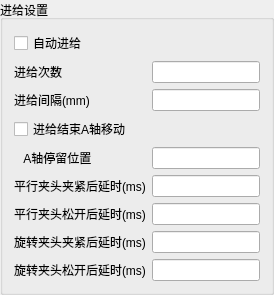
                 <widget class="QGroupBox" name="groupBox_Feeding">
                  <property name="title">
                   <string>进给设置</string>
                  </property>
                  <layout class="QFormLayout" name="formLayout_25">
                   <item row="0" column="0">
                    <widget class="QCheckBox" name="checkBox_Feeding_AutoFeeding">
                     <property name="minimumSize">
                      <size>
                       <width>0</width>
                       <height>20</height>
                      </size>
                     </property>
                     <property name="text">
                      <string>自动进给</string>
                     </property>
                    </widget>
                   </item>
                   <item row="1" column="0">
                    <widget class="QLabel" name="label_172">
                     <property name="minimumSize">
                      <size>
                       <width>0</width>
                       <height>20</height>
                      </size>
                     </property>
                     <property name="text">
                      <string>进给次数</string>
                     </property>
                    </widget>
                   </item>
                   <item row="1" column="1">
                    <widget class="QLineEdit" name="lineEdit_Feeding_FeedNum">
                     <property name="minimumSize">
                      <size>
                       <width>60</width>
                       <height>20</height>
                      </size>
                     </property>
                    </widget>
                   </item>
                   <item row="2" column="0">
                    <widget class="QLabel" name="label_173">
                     <property name="minimumSize">
                      <size>
                       <width>0</width>
                       <height>20</height>
                      </size>
                     </property>
                     <property name="text">
                      <string>进给间隔(mm)</string>
                     </property>
                    </widget>
                   </item>
                   <item row="2" column="1">
                    <widget class="QLineEdit" name="lineEdit_Feeding_FeedInterval">
                     <property name="minimumSize">
                      <size>
                       <width>0</width>
                       <height>20</height>
                      </size>
                     </property>
                    </widget>
                   </item>
                   <item row="3" column="0">
                    <widget class="QCheckBox" name="checkBox_Feeding_FeedingAMove">
                     <property name="minimumSize">
                      <size>
                       <width>0</width>
                       <height>20</height>
                      </size>
                     </property>
                     <property name="text">
                      <string>进给结束A轴移动</string>
                     </property>
                    </widget>
                   </item>
                   <item row="4" column="0">
                    <widget class="QLabel" name="label_Feeding_FeedingA">
                     <property name="minimumSize">
                      <size>
                       <width>0</width>
                       <height>20</height>
                      </size>
                     </property>
                     <property name="text">
                      <string>   A轴停留位置</string>
                     </property>
                    </widget>
                   </item>
                   <item row="4" column="1">
                    <widget class="QLineEdit" name="lineEdit_Feeding_FeedingAPos">
                     <property name="minimumSize">
                      <size>
                       <width>0</width>
                       <height>20</height>
                      </size>
                     </property>
                    </widget>
                   </item>
                   <item row="5" column="0">
                    <widget class="QLabel" name="label_174">
                     <property name="minimumSize">
                      <size>
                       <width>0</width>
                       <height>20</height>
                      </size>
                     </property>
                     <property name="text">
                      <string>平行夹头夹紧后延时(ms)</string>
                     </property>
                    </widget>
                   </item>
                   <item row="5" column="1">
                    <widget class="QLineEdit" name="lineEdit_Feeding_PliersClosedDelay">
                     <property name="minimumSize">
                      <size>
                       <width>0</width>
                       <height>20</height>
                      </size>
                     </property>
                    </widget>
                   </item>
                   <item row="6" column="0">
                    <widget class="QLabel" name="label_177">
                     <property name="minimumSize">
                      <size>
                       <width>0</width>
                       <height>20</height>
                      </size>
                     </property>
                     <property name="text">
                      <string>平行夹头松开后延时(ms)</string>
                     </property>
                    </widget>
                   </item>
                   <item row="6" column="1">
                    <widget class="QLineEdit" name="lineEdit_Feeding_PliersOpenedDelay">
                     <property name="minimumSize">
                      <size>
                       <width>0</width>
                       <height>20</height>
                      </size>
                     </property>
                    </widget>
                   </item>
                   <item row="7" column="0">
                    <widget class="QLabel" name="label_176">
                     <property name="minimumSize">
                      <size>
                       <width>0</width>
                       <height>20</height>
                      </size>
                     </property>
                     <property name="text">
                      <string>旋转夹头夹紧后延时(ms)</string>
                     </property>
                    </widget>
                   </item>
                   <item row="7" column="1">
                    <widget class="QLineEdit" name="lineEdit_Feeding_ChuckClosedDelay">
                     <property name="minimumSize">
                      <size>
                       <width>0</width>
                       <height>20</height>
                      </size>
                     </property>
                    </widget>
                   </item>
                   <item row="8" column="0">
                    <widget class="QLabel" name="label_175">
                     <property name="minimumSize">
                      <size>
                       <width>0</width>
                       <height>20</height>
                      </size>
                     </property>
                     <property name="text">
                      <string>旋转夹头松开后延时(ms)</string>
                     </property>
                    </widget>
                   </item>
                   <item row="8" column="1">
                    <widget class="QLineEdit" name="lineEdit_Feeding_ChuckOpenedDelay">
                     <property name="minimumSize">
                      <size>
                       <width>0</width>
                       <height>20</height>
                      </size>
                     </property>
                    </widget>
                   </item>
                  </layout>
                 </widget>
